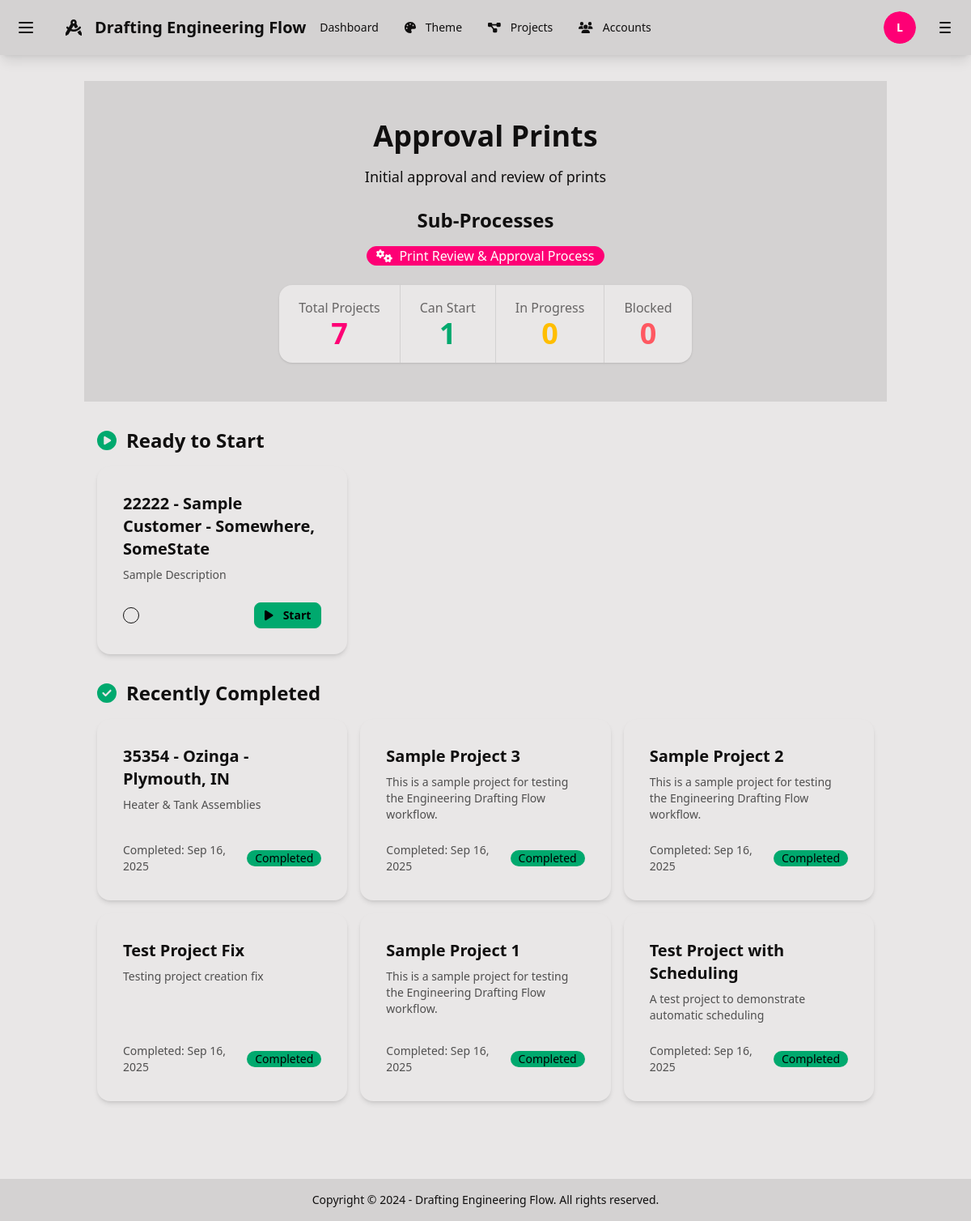
Screenshot of /flow/step/approval_prints/ (signed in) with the database file from the repository.
### flow/models.py (models this page shows, shortened)
class FlowStep(models.Model):
    STATUS_CHOICES = [
        ('pending', 'Pending'),
        ('in_progress', 'In Progress'),
        ('completed', 'Completed'),
        ('blocked', 'Blocked'),
        ('cancelled', 'Cancelled'),
    ]
    flow = models.ForeignKey(Flow, on_delete=models.CASCADE, related_name='steps')
    app_name = models.CharField(max_length=50, help_text="Django app name")
    step_name = models.CharField(max_length=200)
    description = models.TextField(blank=True)
    order = models.PositiveIntegerField(help_text="Order in the flow (1, 2, 3...)")
    estimated_duration = models.DurationField(help_text="Estimated time to complete")
    is_required = models.BooleanField(default=True, help_text="Must this step be completed?")
    is_active = models.BooleanField(default=True)
    created_at = models.DateTimeField(auto_now_add=True)
    class Meta:
        verbose_name = "Flow Step"
        verbose_name_plural = "Flow Steps"
        ordering = ['flow', 'order']
        unique_together = ['flow', 'order']

class SubFlow(models.Model):
    name = models.CharField(max_length=200)
    description = models.TextField(blank=True)
    main_flow_step = models.ForeignKey(FlowStep, on_delete=models.CASCADE, related_name='subflows')
    is_active = models.BooleanField(default=True)
    created_by = models.ForeignKey(User, on_delete=models.CASCADE, related_name='created_subflows')
    created_at = models.DateTimeField(auto_now_add=True)
    updated_at = models.DateTimeField(auto_now=True)
    class Meta:
        verbose_name = "Sub Flow"
        verbose_name_plural = "Sub Flows"
        ordering = ['main_flow_step', 'name']

class ProjectStep(models.Model):
    STATUS_CHOICES = [
        ('pending', 'Pending'),
        ('in_progress', 'In Progress'),
        ('completed', 'Completed'),
        ('blocked', 'Blocked'),
        ('cancelled', 'Cancelled'),
    ]
    project = models.ForeignKey(Project, on_delete=models.CASCADE, related_name='project_steps')
    flow_step = models.ForeignKey(FlowStep, on_delete=models.CASCADE, related_name='project_instances')
    status = models.CharField(max_length=20, choices=STATUS_CHOICES, default='pending')
    assigned_to = models.ForeignKey(User, on_delete=models.SET_NULL, null=True, blank=True, related_name='assigned_steps')
    start_date = models.DateTimeField(null=True, blank=True)
    target_completion_date = models.DateTimeField(null=True, blank=True)
    actual_completion_date = models.DateTimeField(null=True, blank=True)
    notes = models.TextField(blank=True)
    created_at = models.DateTimeField(auto_now_add=True)
    updated_at = models.DateTimeField(auto_now=True)
    class Meta:
        verbose_name = "Project Step"
        verbose_name_plural = "Project Steps"
        ordering = ['flow_step__order']
        unique_together = ['project', 'flow_step']
    @property
    def can_start(self):
        if self.status != 'pending':
            return False
        dependencies = FlowDependency.objects.filter(
            successor=self.flow_step,
            is_active=True
        )
        return True

class Project(models.Model):
    STATUS_CHOICES = [
        ('not_started', 'Not Started'),
        ('in_progress', 'In Progress'),
        ('on_hold', 'On Hold'),
        ('completed', 'Completed'),
        ('cancelled', 'Cancelled'),
    ]
    id = models.UUIDField(primary_key=True, default=uuid.uuid4, editable=False)
    name = models.CharField(max_length=200)
    description = models.TextField(blank=True)
    flow = models.ForeignKey(Flow, on_delete=models.CASCADE, related_name='projects')
    status = models.CharField(max_length=20, choices=STATUS_CHOICES, default='not_started')
    created_by = models.ForeignKey(User, on_delete=models.CASCADE, related_name='created_projects')
    assigned_to = models.ForeignKey(User, on_delete=models.SET_NULL, null=True, blank=True, related_name='assigned_projects')
    start_date = models.DateTimeField(null=True, blank=True)
    target_completion_date = models.DateTimeField(null=True, blank=True)
    actual_completion_date = models.DateTimeField(null=True, blank=True)
    created_at = models.DateTimeField(auto_now_add=True)
    updated_at = models.DateTimeField(auto_now=True)
    class Meta:
        verbose_name = "Project"
        verbose_name_plural = "Projects"
        ordering = ['-created_at']

### flow/views.py (the view)
# urls.py: path('step/<str:app_name>/', views.step_detail, name='step_detail'),
@login_required
def step_detail(request, app_name):
    try:
        flow_step = get_object_or_404(FlowStep, app_name=app_name, is_active=True)
        project_steps = ProjectStep.objects.filter(
            flow_step=flow_step,
            project__status__in=['not_started', 'in_progress', 'on_hold']
        ).select_related('project', 'assigned_to').order_by('-created_at')
        can_start_projects = []
        for project_step in project_steps:
            if project_step.can_start and project_step.status == 'pending':
                can_start_projects.append(project_step)
        in_progress_projects = project_steps.filter(status='in_progress')
        blocked_projects = project_steps.filter(status='blocked')
        completed_projects = ProjectStep.objects.filter(
            flow_step=flow_step,
            status='completed'
        ).select_related('project').order_by('-actual_completion_date')[:10]
        subflows = flow_step.subflows.filter(is_active=True).prefetch_related('steps')
        context = {
            'flow_step': flow_step,
            'can_start_projects': can_start_projects,
            'in_progress_projects': in_progress_projects,
            'blocked_projects': blocked_projects,
            'completed_projects': completed_projects,
            'total_projects': project_steps.count(),
            'subflows': subflows,
        }
        return render(request, 'flow/step_detail.html', context)
    except FlowStep.DoesNotExist:
        messages.error(request, f"No active workflow step found for {app_name}")
        return redirect('home')

### templates/flow/step_detail.html (shortened to what this page needs)
{% extends 'base.html' %}
{% block content %}
<div class="hero bg-base-200 py-8">
    <div class="hero-content text-center">
        <div class="max-w-4xl">
            <h1 class="text-4xl font-bold mb-4">{{ flow_step.step_name }}</h1>
            <p class="text-lg mb-6">{{ flow_step.description|default:"Workflow step management" }}</p>
            {% if flow_step.subflows.exists %}
            <div class="mb-6">
                <h2 class="text-2xl font-semibold mb-4">Sub-Processes</h2>
                <div class="flex flex-wrap justify-center gap-4">
                    {% for subflow in flow_step.subflows.all %}
                    <div class="badge badge-primary badge-lg">
                        <i class="fas fa-cogs mr-2"></i>
                        {{ subflow.name }}
                    </div>
                    {% endfor %}
                </div>
            </div>
            {% endif %}
            <div class="stats shadow">
                <div class="stat">
                    <div class="stat-title">Total Projects</div>
                    <div class="stat-value text-primary">{{ total_projects }}</div>
                </div>
                <div class="stat">
                    <div class="stat-title">Can Start</div>
                    <div class="stat-value text-success">{{ can_start_projects|length }}</div>
                </div>
                <div class="stat">
                    <div class="stat-title">In Progress</div>
                    <div class="stat-value text-warning">{{ in_progress_projects|length }}</div>
                </div>
                <div class="stat">
                    <div class="stat-title">Blocked</div>
                    <div class="stat-value text-error">{{ blocked_projects|length }}</div>
                </div>
            </div>
        </div>
    </div>
</div>
<div class="container mx-auto px-4 py-8">
    {% if can_start_projects %}
    <div class="mb-8">
        <h2 class="text-2xl font-bold mb-4 flex items-center">
            <i class="fas fa-play-circle text-success mr-3"></i>
            Ready to Start
        </h2>
        <div class="grid grid-cols-1 md:grid-cols-2 lg:grid-cols-3 gap-4">
            {% for project_step in can_start_projects %}
            <div class="card bg-base-100 shadow-md hover:shadow-lg">
                <div class="card-body">
                    <h3 class="card-title">{{ project_step.project.name }}</h3>
                    <p class="text-sm text-base-content/70">{{ project_step.project.description|truncatechars:100 }}</p>
                    <div class="flex justify-between items-center mt-4">
                        <div class="badge badge-outline">{{ project_step.flow_step.formatted_duration }}</div>
                        <a href="{% url 'flow:start_project_step' project_step.id %}" class="btn btn-success btn-sm">
                            <i class="fas fa-play mr-1"></i>
                            Start
                        </a>
                    </div>
                </div>
            </div>
            {% endfor %}
        </div>
    </div>
    {% endif %}
    {% if completed_projects %}
    <div class="mb-8">
        <h2 class="text-2xl font-bold mb-4 flex items-center">
            <i class="fas fa-check-circle text-success mr-3"></i>
            Recently Completed
        </h2>
        <div class="grid grid-cols-1 md:grid-cols-2 lg:grid-cols-3 gap-4">
            {% for project_step in completed_projects %}
            <div class="card bg-base-100 shadow-md">
                <div class="card-body">
                    <h3 class="card-title">{{ project_step.project.name }}</h3>
                    <p class="text-sm text-base-content/70">{{ project_step.project.description|truncatechars:100 }}</p>
                    <div class="flex justify-between items-center mt-4">
                        <div class="text-sm text-base-content/70">
                            Completed: {{ project_step.actual_completion_date|date:"M d, Y" }}
                        </div>
                        <div class="badge badge-success">Completed</div>
                    </div>
                </div>
            </div>
            {% endfor %}
        </div>
    </div>
    {% endif %}
</div>
{% endblock %}

### templates/base.html (shortened to what this page needs)
<!DOCTYPE html>
<html lang="en" data-theme="{{ current_theme|default:'corporate' }}">
<head>
    <script src="https://cdn.tailwindcss.com"></script>
    <link href="https://cdn.jsdelivr.net/npm/daisyui@4.12.10/dist/full.min.css" rel="stylesheet" type="text/css" />
</head>
<body class="bg-base-100">
    <div class="drawer">
        <div class="drawer-content">
            <div class="drawer drawer-end">
                <div class="drawer-content">
                    <div class="navbar bg-base-200 shadow-lg">
                        <div class="navbar-start gap-2">
                            <label for="left-drawer" class="btn btn-ghost btn-square" aria-label="Open left menu">
                                <svg xmlns="http://www.w3.org/2000/svg" class="h-6 w-6" fill="none" viewBox="0 0 24 24" stroke="currentColor"><path stroke-linecap="round" stroke-linejoin="round" stroke-width="2" d="M4 6h16M4 12h16M4 18h16" /></svg>
                            </label>
                            <a class="btn btn-ghost text-xl hidden sm:flex" href="{% url 'home' %}">
                                <i class="fas fa-drafting-compass mr-2"></i>
                                Drafting Engineering Flow
                            </a>
                        </div>
                        <div class="navbar-center hidden lg:flex">
                            <ul class="menu menu-horizontal px-1">
                                {% if 'main' in user_accessible_apps %}
                                    <li><a href="{% url 'home' %}" class="{% if request.resolver_match.url_name == 'home' %}active{% endif %}">Dashboard</a></li>
                                {% endif %}
                                {% if 'theme' in user_accessible_apps and allow_user_themes %}
                                    <li><a href="{% url 'theme:selector' %}" class="{% if request.resolver_match.url_name == 'selector' %}active{% endif %}">
                                        <i class="fas fa-palette mr-1"></i>Theme
                                    </a></li>
                                {% endif %}
                                {% if 'project' in user_accessible_apps %}
                                    <li><a href="#" class="{% if 'project' in request.resolver_match.namespace %}active{% endif %}">
                                        <i class="fas fa-project-diagram mr-1"></i>Projects
                                    </a></li>
                                {% endif %}
                                {% if 'account' in user_accessible_apps %}
                                    <li><a href="#" class="{% if 'account' in request.resolver_match.namespace %}active{% endif %}">
                                        <i class="fas fa-users mr-1"></i>Accounts
                                    </a></li>
                                {% endif %}
                            </ul>
                        </div>
                        <div class="navbar-end gap-1 sm:gap-2">
                            {% if user.is_authenticated %}
                                <div class="dropdown dropdown-end">
                                    <div tabindex="0" role="button" class="btn btn-ghost btn-circle avatar">
                                        <div class="w-8 h-8 sm:w-10 sm:h-10 rounded-full">
                                            <div class="bg-primary text-primary-content rounded-full w-8 h-8 sm:w-10 sm:h-10 flex items-center justify-center text-xs sm:text-sm">
                                                {{ user.username|first|upper }}
                                            </div>
                                        </div>
                                    </div>
                                </div>
                            {% else %}
                                <a class="btn btn-primary btn-sm sm:btn-md" href="{% url 'admin:login' %}">Login</a>
                            {% endif %}
                            <label for="right-drawer" class="btn btn-ghost btn-square" aria-label="Open right menu">
                                <svg xmlns="http://www.w3.org/2000/svg" class="h-5 w-5 sm:h-6 sm:w-6" fill="none" viewBox="0 0 24 24" stroke="currentColor"><path stroke-linecap="round" stroke-linejoin="round" stroke-width="2" d="M6 6h12M6 12h12M6 18h12" /></svg>
                            </label>
                        </div>
                    </div>
                    <main class="container mx-auto px-4 py-8">
                        {% block content %}{% endblock %}
                    </main>
                    <footer class="footer footer-center p-4 bg-base-200 text-base-content">
                        <aside>
                            <p>Copyright © 2024 - Drafting Engineering Flow. All rights reserved.</p>
                        </aside>
                    </footer>
                </div>
                <div class="drawer-side">
                    <label for="right-drawer" aria-label="close sidebar" class="drawer-overlay"></label>
                </div>
            </div>
        </div>
        <div class="drawer-side">
            <label for="left-drawer" aria-label="close sidebar" class="drawer-overlay"></label>
        </div>
    </div>
</body>
</html>

### rows the page displays
FlowStep: step_name "Approval Prints", description "Initial approval and review of prints"
SubFlow: name "Print Review & Approval Process"
ProjectStep: project.name "22222 - Sample Customer - Somewhere, SomeState", project.description "Sample Description"
ProjectStep: project.name "35354 - Ozinga - Plymouth, IN", project.description "Heater & Tank Assemblies", actual_completion_date "Sep 16, 2025"
ProjectStep: project.name "Sample Project 3", project.description "This is a sample project for testing the Engineering Drafting Flow workflow.", actual_completion_date "Sep 16, 2025"
ProjectStep: project.name "Sample Project 2", project.description "This is a sample project for testing the Engineering Drafting Flow workflow.", actual_completion_date "Sep 16, 2025"
ProjectStep: project.name "Test Project Fix", project.description "Testing project creation fix", actual_completion_date "Sep 16, 2025"
ProjectStep: project.name "Sample Project 1", project.description "This is a sample project for testing the Engineering Drafting Flow workflow.", actual_completion_date "Sep 16, 2025"
ProjectStep: project.name "Test Project with Scheduling", project.description "A test project to demonstrate automatic scheduling", actual_completion_date "Sep 16, 2025"

### other values shown
{{ user.username|first|upper }} "L"
{{ total_projects }} "7"
{{ can_start_projects|length }} "1"
{{ in_progress_projects|length }} "0"
{{ blocked_projects|length }} "0"
